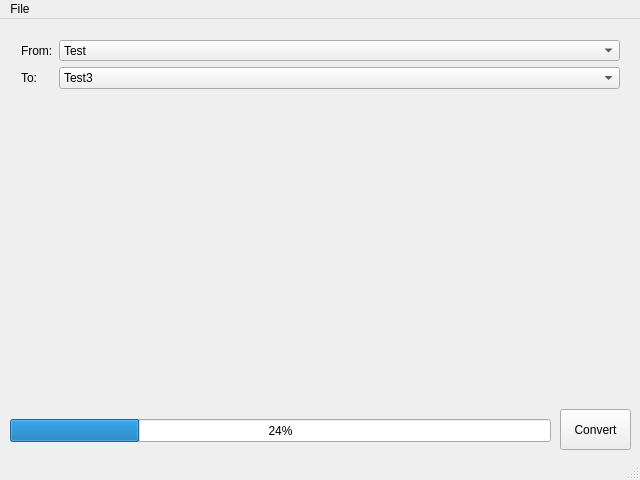
<?xml version="1.0" encoding="UTF-8"?>
<ui version="4.0">
 <class>MainWindow</class>
 <widget class="QMainWindow" name="MainWindow">
  <property name="geometry">
   <rect>
    <x>0</x>
    <y>0</y>
    <width>640</width>
    <height>480</height>
   </rect>
  </property>
  <property name="windowTitle">
   <string>Log2Log</string>
  </property>
  <widget class="QWidget" name="centralWidget">
   <widget class="QWidget" name="formLayoutWidget">
    <property name="geometry">
     <rect>
      <x>10</x>
      <y>10</y>
      <width>621</width>
      <height>71</height>
     </rect>
    </property>
    <layout class="QFormLayout" name="formLayout">
     <property name="fieldGrowthPolicy">
      <enum>QFormLayout::AllNonFixedFieldsGrow</enum>
     </property>
     <item row="1" column="0">
      <widget class="QLabel" name="fromLabel">
       <property name="text">
        <string>From:</string>
       </property>
      </widget>
     </item>
     <item row="1" column="1">
      <widget class="QComboBox" name="comboBox">
       <item>
        <property name="text">
         <string>Test</string>
        </property>
       </item>
       <item>
        <property name="text">
         <string>Test2</string>
        </property>
       </item>
      </widget>
     </item>
     <item row="2" column="0">
      <widget class="QLabel" name="toLabel">
       <property name="text">
        <string>To:</string>
       </property>
      </widget>
     </item>
     <item row="2" column="1">
      <widget class="QComboBox" name="toComboBox">
       <item>
        <property name="text">
         <string>Test3</string>
        </property>
       </item>
       <item>
        <property name="text">
         <string>Test4</string>
        </property>
       </item>
      </widget>
     </item>
    </layout>
   </widget>
   <widget class="QPushButton" name="pushButton">
    <property name="geometry">
     <rect>
      <x>560</x>
      <y>390</y>
      <width>71</width>
      <height>41</height>
     </rect>
    </property>
    <property name="text">
     <string>Convert</string>
    </property>
   </widget>
   <widget class="QProgressBar" name="progressBar">
    <property name="geometry">
     <rect>
      <x>10</x>
      <y>400</y>
      <width>541</width>
      <height>23</height>
     </rect>
    </property>
    <property name="value">
     <number>24</number>
    </property>
   </widget>
  </widget>
  <widget class="QMenuBar" name="menuBar">
   <property name="geometry">
    <rect>
     <x>0</x>
     <y>0</y>
     <width>640</width>
     <height>25</height>
    </rect>
   </property>
   <widget class="QMenu" name="menuFile">
    <property name="title">
     <string>File</string>
    </property>
    <addaction name="actionOpen"/>
   </widget>
   <addaction name="menuFile"/>
  </widget>
  <widget class="QStatusBar" name="statusBar"/>
  <action name="actionOpen">
   <property name="text">
    <string>Open</string>
   </property>
  </action>
 </widget>
 <layoutdefault spacing="6" margin="11"/>
 <resources/>
 <connections/>
</ui>
